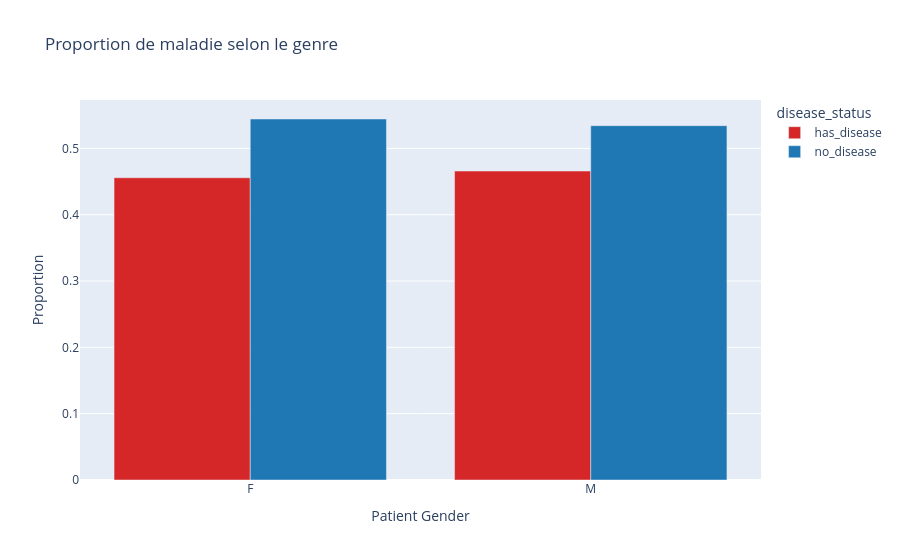

Notebook code for this chart:
### Code cell
plot_prop = (
    df.groupby(["Patient Gender", "disease_status"])
      .size()
      .reset_index(name="count")
)

# Calcul des proportions manuellement
plot_prop["proportion"] = (
    plot_prop["count"] /
    plot_prop.groupby("Patient Gender")["count"].transform("sum")
)

fig = px.bar(
    plot_prop,
    x="Patient Gender",
    y="proportion",
    color="disease_status",
    barmode="group",
    title="Proportion de maladie selon le genre",
    color_discrete_map={
        "no_disease": "#1f77b4",
        "has_disease": "#d62728"
    }
)

fig.update_layout(yaxis_title="Proportion")

fig.show()

### Figure 1 — Plotly figure (JSON) as saved in the notebook; plotly's stock layout.template omitted (floating-point values rounded to 4 significant figures)
{"data": [{"alignmentgroup": "True", "hovertemplate": "disease_status=has_disease<br>Patient Gender=%{x}<br>proportion=%{y}<extra></extra>", "legendgroup": "has_disease", "marker": {"color": "#d62728", "pattern": {"shape": ""}}, "name": "has_disease", "offsetgroup": "has_disease", "orientation": "v", "showlegend": true, "textposition": "auto", "type": "bar", "x": ["F", "M"], "xaxis": "x", "y": [0.4557, 0.4658], "yaxis": "y"}, {"alignmentgroup": "True", "hovertemplate": "disease_status=no_disease<br>Patient Gender=%{x}<br>proportion=%{y}<extra></extra>", "legendgroup": "no_disease", "marker": {"color": "#1f77b4", "pattern": {"shape": ""}}, "name": "no_disease", "offsetgroup": "no_disease", "orientation": "v", "showlegend": true, "textposition": "auto", "type": "bar", "x": ["F", "M"], "xaxis": "x", "y": [0.5443, 0.5342], "yaxis": "y"}], "layout": {"barmode": "group", "legend": {"title": {"text": "disease_status"}, "tracegroupgap": 0}, "title": {"text": "Proportion de maladie selon le genre"}, "xaxis": {"anchor": "y", "domain": [0, 1], "title": {"text": "Patient Gender"}}, "yaxis": {"anchor": "x", "domain": [0, 1], "title": {"text": "Proportion"}}}}
